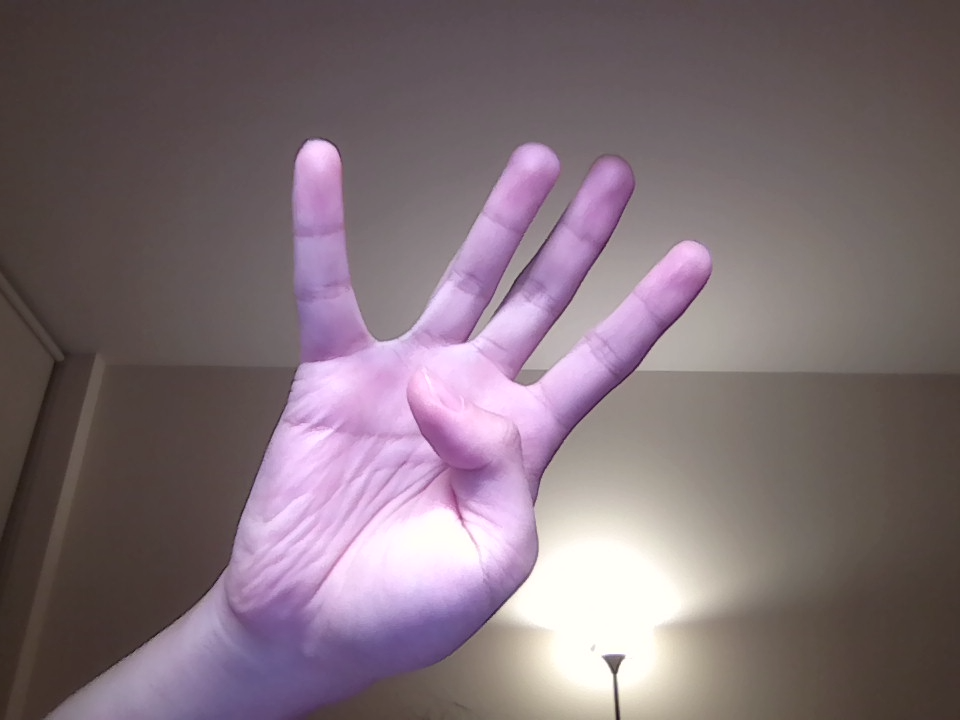
#> input picture Golden-Module/matlab/digit_4_test.png, 960 x 720 px
$ python -i preprocess.py   (imports and definitions only)
#> lines starting #> are read from the running program, lines starting #| are printed output that depends on the picture
"""输入图片预处理工具。

当前 RTL 期望输入为量化后的 64x64x1 INT8 tensor。对于硬件对齐测试，我们支持
直接读取 TXT；对于浏览器上传的图片，则使用 Pillow 完成灰度化、裁剪、缩放和
量化，并且同时支持磁盘文件和内存 bytes。

Web demo 会生成两个预处理分支：
  * `plain`：保留整张图，只做归一化/resize。
  * `crop`：估计手势/数字前景，裁成正方形后再 resize 到硬件输入尺寸。

CPU-side 模型会给两个分支打分，然后 demo 选择更安全的分支导出给板子。
"""

import base64
from dataclasses import dataclass
from io import BytesIO
from pathlib import Path
from typing import Iterable, List

from .quantization import quantize_u8_to_i8


@dataclass
class PreprocessedImage:
    """一个候选输入 tensor，加上浏览器预览图。"""

    mode: str
    values: List[int]
    preview_b64: str


# [169 lines left out: functions load_txt_int8_image, _encode_image_b64, _otsu_threshold, _select_foreground_mask, _estimate_background_level, _canonical_background_level and 4 more, not called in this run]


def _image_to_int8(image) -> List[int]:
    """把 unsigned 灰度像素量化成 signed INT8 activation。"""
    return quantize_u8_to_i8(list(image.getdata()), zero_point=-128)


# [9 lines left out: function _preprocess_image, not called in this run]


def preprocess_image_bytes_variants(image_bytes: bytes, width: int = 64, height: int = 64) -> List[PreprocessedImage]:
    """解码上传图片 bytes，并返回所有候选预处理分支。"""
    try:
        from PIL import Image
    except ImportError as exc:  # pragma: no cover - optional dependency
        raise RuntimeError("Pillow is required for image preprocessing") from exc

    with Image.open(BytesIO(image_bytes)) as img:
        return [
            _preprocess_image(img, width, height, "plain"),
            _preprocess_image(img, width, height, "crop"),
        ]


def render_preprocessed_preview_b64(image_bytes: bytes, width: int = 64, height: int = 64) -> str:
    return preprocess_image_bytes_variants(image_bytes, width, height)[1].preview_b64


def load_image_bytes_to_int8(image_bytes: bytes, width: int = 64, height: int = 64) -> List[int]:
    return preprocess_image_bytes_variants(image_bytes, width, height)[1].values


# [15 lines left out: functions load_image_to_int8, write_txt_int8_image, not called in this run]

>>> import cv2
>>> picture = cv2.imread('../Golden-Module/matlab/digit_4_test.png', cv2.IMREAD_GRAYSCALE)
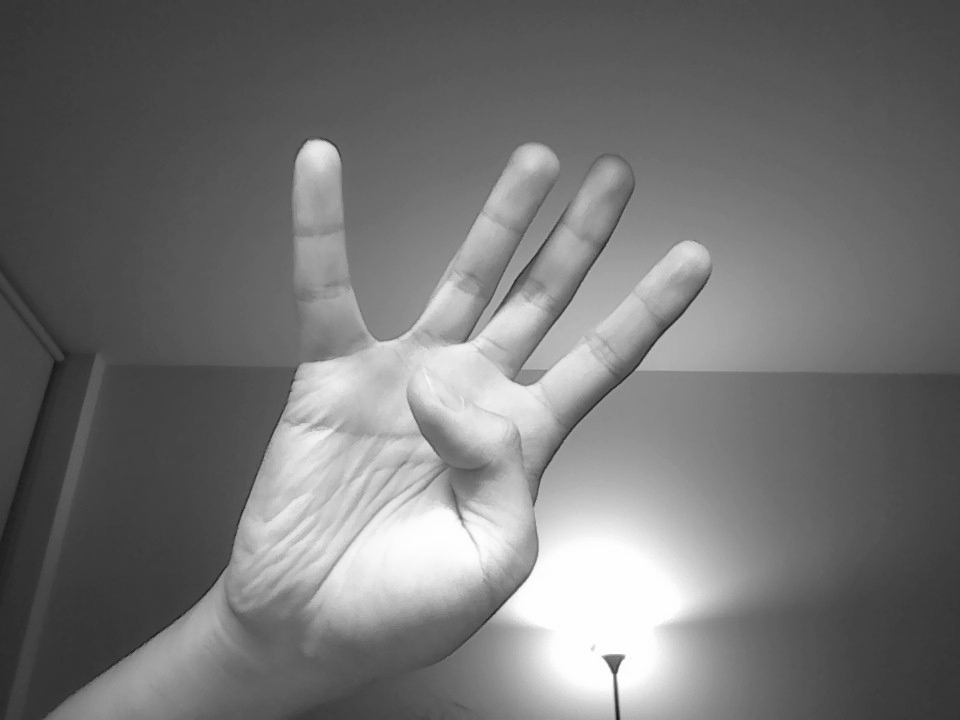
#> picture: shape (720, 960); min 20, max 254, mean 116.1
>>> result = render_preprocessed_preview_b64(picture)
#> (the run stopped early here; a loop or call above may not have finished)
